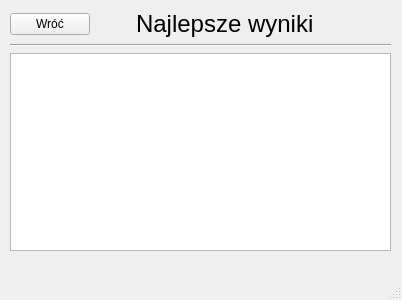
<?xml version="1.0" encoding="UTF-8"?>
<ui version="4.0">
 <class>MainWindow</class>
 <widget class="QMainWindow" name="MainWindow">
  <property name="geometry">
   <rect>
    <x>0</x>
    <y>0</y>
    <width>402</width>
    <height>300</height>
   </rect>
  </property>
  <property name="windowTitle">
   <string>MainWindow</string>
  </property>
  <widget class="QWidget" name="centralwidget">
   <widget class="QWidget" name="">
    <property name="geometry">
     <rect>
      <x>10</x>
      <y>10</y>
      <width>381</width>
      <height>241</height>
     </rect>
    </property>
    <layout class="QVBoxLayout" name="verticalLayout">
     <item>
      <layout class="QHBoxLayout" name="horizontalLayout">
       <item>
        <widget class="QPushButton" name="pushButton">
         <property name="text">
          <string>Wróć</string>
         </property>
        </widget>
       </item>
       <item>
        <spacer name="horizontalSpacer">
         <property name="orientation">
          <enum>Qt::Horizontal</enum>
         </property>
         <property name="sizeType">
          <enum>QSizePolicy::Minimum</enum>
         </property>
         <property name="sizeHint" stdset="0">
          <size>
           <width>40</width>
           <height>20</height>
          </size>
         </property>
        </spacer>
       </item>
       <item>
        <widget class="QLabel" name="label">
         <property name="font">
          <font>
           <pointsize>18</pointsize>
          </font>
         </property>
         <property name="text">
          <string>Najlepsze wyniki</string>
         </property>
        </widget>
       </item>
       <item>
        <spacer name="horizontalSpacer_2">
         <property name="orientation">
          <enum>Qt::Horizontal</enum>
         </property>
         <property name="sizeHint" stdset="0">
          <size>
           <width>40</width>
           <height>20</height>
          </size>
         </property>
        </spacer>
       </item>
      </layout>
     </item>
     <item>
      <widget class="Line" name="line">
       <property name="orientation">
        <enum>Qt::Horizontal</enum>
       </property>
      </widget>
     </item>
     <item>
      <widget class="QColumnView" name="columnView"/>
     </item>
    </layout>
   </widget>
  </widget>
  <widget class="QMenuBar" name="menubar">
   <property name="geometry">
    <rect>
     <x>0</x>
     <y>0</y>
     <width>402</width>
     <height>21</height>
    </rect>
   </property>
  </widget>
  <widget class="QStatusBar" name="statusbar"/>
 </widget>
 <resources/>
 <connections/>
</ui>
